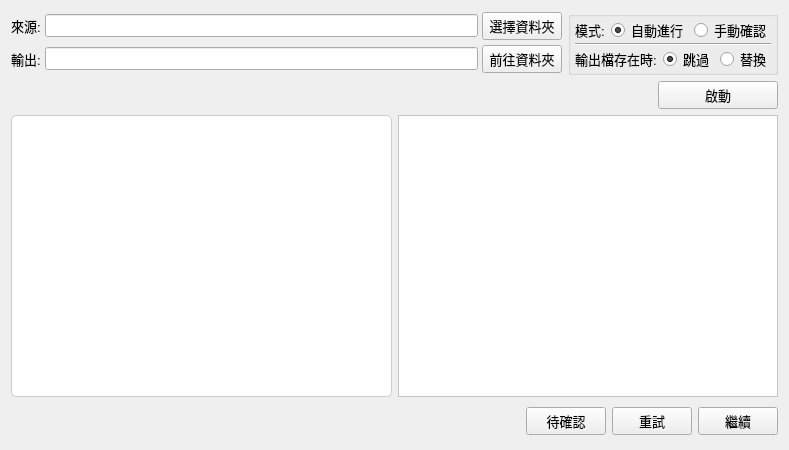
<?xml version="1.0" encoding="UTF-8"?>
<ui version="4.0">
 <class>LayerTr</class>
 <widget class="QWidget" name="LayerTr">
  <property name="geometry">
   <rect>
    <x>0</x>
    <y>0</y>
    <width>789</width>
    <height>450</height>
   </rect>
  </property>
  <property name="font">
   <font>
    <pointsize>10</pointsize>
   </font>
  </property>
  <property name="windowTitle">
   <string>Form</string>
  </property>
  <layout class="QGridLayout" name="gridLayout">
   <item row="3" column="0" colspan="4">
    <widget class="QWidget" name="widget_2" native="true">
     <property name="minimumSize">
      <size>
       <width>0</width>
       <height>36</height>
      </size>
     </property>
     <layout class="QHBoxLayout" name="horizontalLayout_4">
      <property name="leftMargin">
       <number>0</number>
      </property>
      <property name="topMargin">
       <number>0</number>
      </property>
      <property name="rightMargin">
       <number>0</number>
      </property>
      <property name="bottomMargin">
       <number>0</number>
      </property>
      <item>
       <widget class="QWidget" name="widget_5" native="true">
        <layout class="QHBoxLayout" name="horizontalLayout_5">
         <property name="leftMargin">
          <number>0</number>
         </property>
         <property name="topMargin">
          <number>0</number>
         </property>
         <property name="rightMargin">
          <number>0</number>
         </property>
         <property name="bottomMargin">
          <number>0</number>
         </property>
         <item>
          <spacer name="horizontalSpacer_2">
           <property name="orientation">
            <enum>Qt::Horizontal</enum>
           </property>
           <property name="sizeHint" stdset="0">
            <size>
             <width>40</width>
             <height>20</height>
            </size>
           </property>
          </spacer>
         </item>
         <item>
          <widget class="QLabel" name="lbMsg">
           <property name="sizePolicy">
            <sizepolicy hsizetype="Expanding" vsizetype="Preferred">
             <horstretch>0</horstretch>
             <verstretch>0</verstretch>
            </sizepolicy>
           </property>
           <property name="minimumSize">
            <size>
             <width>120</width>
             <height>0</height>
            </size>
           </property>
           <property name="text">
            <string/>
           </property>
           <property name="alignment">
            <set>Qt::AlignCenter</set>
           </property>
          </widget>
         </item>
         <item>
          <widget class="QLabel" name="lbError">
           <property name="minimumSize">
            <size>
             <width>250</width>
             <height>0</height>
            </size>
           </property>
           <property name="styleSheet">
            <string notr="true">font: 9pt &quot;Microsoft JhengHei UI&quot;;
color: rgb(255, 0, 0);</string>
           </property>
           <property name="text">
            <string/>
           </property>
          </widget>
         </item>
         <item>
          <widget class="QLabel" name="lbCount">
           <property name="minimumSize">
            <size>
             <width>75</width>
             <height>0</height>
            </size>
           </property>
           <property name="text">
            <string/>
           </property>
          </widget>
         </item>
         <item>
          <widget class="QWidget" name="widget_4" native="true">
           <property name="minimumSize">
            <size>
             <width>200</width>
             <height>0</height>
            </size>
           </property>
           <layout class="QHBoxLayout" name="horizontalLayout">
            <property name="leftMargin">
             <number>0</number>
            </property>
            <property name="topMargin">
             <number>0</number>
            </property>
            <property name="rightMargin">
             <number>0</number>
            </property>
            <property name="bottomMargin">
             <number>0</number>
            </property>
            <item>
             <widget class="QPushButton" name="btnUnCheck">
              <property name="text">
               <string>待確認</string>
              </property>
             </widget>
            </item>
            <item>
             <widget class="QPushButton" name="btnRefresh">
              <property name="text">
               <string>重試</string>
              </property>
             </widget>
            </item>
            <item>
             <widget class="QPushButton" name="btnCheck">
              <property name="text">
               <string>繼續</string>
              </property>
             </widget>
            </item>
           </layout>
          </widget>
         </item>
        </layout>
       </widget>
      </item>
     </layout>
    </widget>
   </item>
   <item row="0" column="3">
    <widget class="QGroupBox" name="rbGounp1">
     <layout class="QGridLayout" name="gridLayout_4">
      <property name="leftMargin">
       <number>4</number>
      </property>
      <property name="topMargin">
       <number>0</number>
      </property>
      <property name="rightMargin">
       <number>4</number>
      </property>
      <property name="bottomMargin">
       <number>0</number>
      </property>
      <property name="verticalSpacing">
       <number>0</number>
      </property>
      <item row="0" column="1">
       <widget class="QRadioButton" name="rbAuto">
        <property name="text">
         <string>自動進行</string>
        </property>
        <property name="checked">
         <bool>true</bool>
        </property>
       </widget>
      </item>
      <item row="0" column="2">
       <widget class="QRadioButton" name="rbManual">
        <property name="text">
         <string>手動確認</string>
        </property>
        <property name="checked">
         <bool>false</bool>
        </property>
       </widget>
      </item>
      <item row="1" column="0" colspan="3">
       <widget class="Line" name="line">
        <property name="orientation">
         <enum>Qt::Horizontal</enum>
        </property>
       </widget>
      </item>
      <item row="0" column="0">
       <widget class="QLabel" name="label_2">
        <property name="text">
         <string>模式:</string>
        </property>
       </widget>
      </item>
      <item row="2" column="0" colspan="3">
       <widget class="QWidget" name="widget_7" native="true">
        <property name="minimumSize">
         <size>
          <width>0</width>
          <height>24</height>
         </size>
        </property>
        <layout class="QHBoxLayout" name="horizontalLayout_3">
         <property name="leftMargin">
          <number>0</number>
         </property>
         <property name="topMargin">
          <number>0</number>
         </property>
         <property name="rightMargin">
          <number>0</number>
         </property>
         <property name="bottomMargin">
          <number>0</number>
         </property>
         <item>
          <widget class="QLabel" name="label_4">
           <property name="text">
            <string>輸出檔存在時:</string>
           </property>
          </widget>
         </item>
         <item>
          <widget class="QRadioButton" name="rbSkip">
           <property name="text">
            <string>跳過</string>
           </property>
           <property name="checked">
            <bool>true</bool>
           </property>
          </widget>
         </item>
         <item>
          <widget class="QRadioButton" name="rbReplace">
           <property name="text">
            <string>替換</string>
           </property>
          </widget>
         </item>
        </layout>
       </widget>
      </item>
     </layout>
    </widget>
   </item>
   <item row="2" column="0" colspan="4">
    <widget class="QWidget" name="widget_3" native="true">
     <property name="sizePolicy">
      <sizepolicy hsizetype="Preferred" vsizetype="Minimum">
       <horstretch>0</horstretch>
       <verstretch>0</verstretch>
      </sizepolicy>
     </property>
     <property name="minimumSize">
      <size>
       <width>0</width>
       <height>100</height>
      </size>
     </property>
     <layout class="QHBoxLayout" name="horizontalLayout_2">
      <property name="leftMargin">
       <number>0</number>
      </property>
      <property name="topMargin">
       <number>0</number>
      </property>
      <property name="rightMargin">
       <number>0</number>
      </property>
      <property name="bottomMargin">
       <number>0</number>
      </property>
      <item>
       <widget class="QTextEdit" name="txtOri">
        <property name="styleSheet">
         <string notr="true">background-color: rgb(255, 255, 255);
border:1px solid #cccccc;
border-radius: 5px; 

</string>
        </property>
        <property name="readOnly">
         <bool>true</bool>
        </property>
       </widget>
      </item>
      <item>
       <widget class="QTextEdit" name="txtOut">
        <property name="styleSheet">
         <string notr="true">background-color: rgb(255, 255, 255);</string>
        </property>
       </widget>
      </item>
     </layout>
    </widget>
   </item>
   <item row="0" column="0" colspan="3">
    <widget class="QWidget" name="widget" native="true">
     <property name="minimumSize">
      <size>
       <width>0</width>
       <height>40</height>
      </size>
     </property>
     <layout class="QGridLayout" name="gridLayout_2">
      <property name="leftMargin">
       <number>0</number>
      </property>
      <property name="topMargin">
       <number>0</number>
      </property>
      <property name="rightMargin">
       <number>0</number>
      </property>
      <property name="bottomMargin">
       <number>0</number>
      </property>
      <property name="spacing">
       <number>4</number>
      </property>
      <item row="0" column="4">
       <widget class="QPushButton" name="btnSelectDir">
        <property name="sizePolicy">
         <sizepolicy hsizetype="Fixed" vsizetype="Fixed">
          <horstretch>0</horstretch>
          <verstretch>0</verstretch>
         </sizepolicy>
        </property>
        <property name="styleSheet">
         <string notr="true"/>
        </property>
        <property name="text">
         <string>選擇資料夾</string>
        </property>
       </widget>
      </item>
      <item row="1" column="1">
       <widget class="QLabel" name="label_3">
        <property name="text">
         <string>輸出:</string>
        </property>
       </widget>
      </item>
      <item row="1" column="2" colspan="2">
       <widget class="QLineEdit" name="txOutPath"/>
      </item>
      <item row="0" column="2" colspan="2">
       <widget class="QLineEdit" name="txPath"/>
      </item>
      <item row="0" column="1">
       <widget class="QLabel" name="label">
        <property name="sizePolicy">
         <sizepolicy hsizetype="Fixed" vsizetype="Preferred">
          <horstretch>0</horstretch>
          <verstretch>0</verstretch>
         </sizepolicy>
        </property>
        <property name="text">
         <string>來源:</string>
        </property>
       </widget>
      </item>
      <item row="1" column="4">
       <widget class="QPushButton" name="btnGoto">
        <property name="text">
         <string>前往資料夾</string>
        </property>
       </widget>
      </item>
     </layout>
    </widget>
   </item>
   <item row="1" column="0" colspan="4">
    <widget class="QWidget" name="widget_6" native="true">
     <layout class="QHBoxLayout" name="horizontalLayout_6">
      <property name="topMargin">
       <number>0</number>
      </property>
      <property name="rightMargin">
       <number>0</number>
      </property>
      <property name="bottomMargin">
       <number>0</number>
      </property>
      <item>
       <widget class="QLabel" name="lbFileName">
        <property name="text">
         <string/>
        </property>
       </widget>
      </item>
      <item>
       <widget class="QPushButton" name="btnRun">
        <property name="minimumSize">
         <size>
          <width>120</width>
          <height>0</height>
         </size>
        </property>
        <property name="maximumSize">
         <size>
          <width>120</width>
          <height>16777215</height>
         </size>
        </property>
        <property name="styleSheet">
         <string notr="true"/>
        </property>
        <property name="text">
         <string>啟動</string>
        </property>
       </widget>
      </item>
     </layout>
    </widget>
   </item>
  </layout>
 </widget>
 <resources/>
 <connections/>
</ui>
